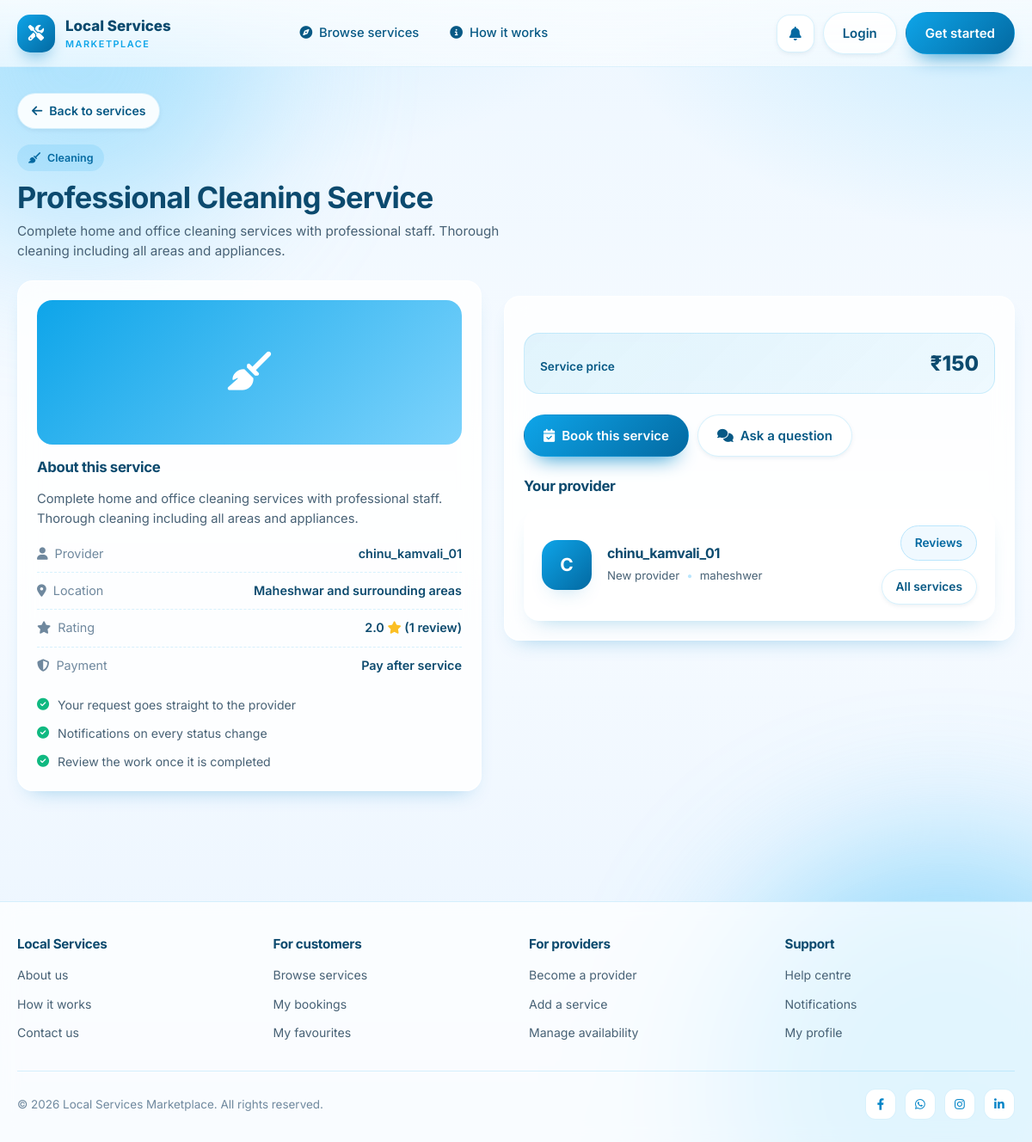
The app's page /services/1/ with its own data.
### services/models.py (models this page shows, shortened)
class Service(models.Model):
    name = models.CharField(max_length=200)
    description = models.TextField()
    price = models.DecimalField(max_digits=10, decimal_places=2)
    category = models.ForeignKey(Category, on_delete=models.CASCADE)
    provider = models.ForeignKey(User, on_delete=models.CASCADE)
    image = models.ImageField(upload_to='services/', blank=True, null=True)
    featured = models.BooleanField(default=False)
    available = models.BooleanField(default=True)
    location = models.CharField(max_length=100, blank=True)
    created_at = models.DateTimeField(auto_now_add=True)
    updated_at = models.DateTimeField(auto_now=True)
    @property
    def average_rating(self):
        reviews = self.review_set.all()
        if reviews:
            return sum(review.rating for review in reviews) / len(reviews)
        return 0
    @property
    def review_count(self):
        return self.review_set.count()

class Category(models.Model):
    ICON_FALLBACKS = {
        'plumbing': 'fas fa-wrench',
        'electrical': 'fas fa-bolt',
        'cleaning': 'fas fa-broom',
        'painting': 'fas fa-paint-roller',
        'carpentry': 'fas fa-hammer',
        'gardening': 'fas fa-seedling',
        'beauty': 'fas fa-spa',
        'beauty & wellness': 'fas fa-spa',
        'moving': 'fas fa-truck',
        'appliance repair': 'fas fa-plug',
        'other': 'fas fa-tools',
    }
    name = models.CharField(max_length=100)
    icon = models.CharField(max_length=50, help_text="FontAwesome icon class (e.g., fas fa-wrench)")
    created_at = models.DateTimeField(auto_now_add=True)
    @property
    def icon_class(self):
        if self.icon:
            return self.icon
        return self.ICON_FALLBACKS.get(self.name.strip().lower(), 'fas fa-tools')
    class Meta:
        verbose_name_plural = "Categories"

### reviews/models.py (models this page shows, shortened)
class Review(models.Model):
    user = models.ForeignKey(User, on_delete=models.CASCADE, related_name='reviews')
    service = models.ForeignKey('services.Service', on_delete=models.CASCADE)
    rating = models.IntegerField(choices=[(i, i) for i in range(1, 6)])
    comment = models.TextField()
    created_at = models.DateTimeField(auto_now_add=True)
    class Meta:
        ordering = ['-created_at']
        constraints = [
            models.UniqueConstraint(fields=['user', 'service'], name='unique_review_per_user_service'),
        ]

### accounts/models.py (models this page shows, shortened)
class Profile(models.Model):
    SERVICE_CATEGORIES = [
        ('plumbing', 'Plumbing'),
        ('electrical', 'Electrical'),
        ('cleaning', 'Cleaning'),
        ('painting', 'Painting'),
        ('carpentry', 'Carpentry'),
        ('gardening', 'Gardening'),
        ('beauty', 'Beauty & Wellness'),
        ('other', 'Other'),
    ]
    user = models.OneToOneField(User, on_delete=models.CASCADE)
    avatar = models.ImageField(upload_to='avatars/', blank=True, null=True)
    phone = models.CharField(max_length=15, blank=True)
    bio = models.TextField(blank=True)
    is_provider = models.BooleanField(default=False)
    rating = models.FloatField(default=0.0)
    review_count = models.PositiveIntegerField(default=0)
    location = models.CharField(max_length=100, blank=True)
    service_category = models.CharField(max_length=50, choices=SERVICE_CATEGORIES, blank=True)
    hourly_rate = models.DecimalField(max_digits=8, decimal_places=2, blank=True, null=True)
    service_area = models.CharField(max_length=100, blank=True)
    service_description = models.TextField(blank=True)
    experience = models.CharField(max_length=50, blank=True)

### services/views.py (the view, shortened to what this page needs)
# urls.py: path('<int:pk>/', views.service_detail, name='service_detail'),
def service_detail(request, pk):
    service = get_object_or_404(Service, pk=pk, available=True)
    reviews = service.review_set.all().order_by('-created_at')
    user_can_review = False
    user_has_reviewed = False
    has_completed_booking = False
    return render(request, 'services/service_detail.html', {
        'service': service,
        'reviews': reviews,
        'user_can_review': user_can_review,
        'user_has_reviewed': user_has_reviewed,
        'has_completed_booking': has_completed_booking
    })

### accounts/context_processors.py (called while the page is built)
def notification_context(request):
    if not request.user.is_authenticated:
        return {'unread_notification_count': 0}
    return {'unread_notification_count': request.user.notifications.filter(is_read=False).count()}

### services/templates/services/service_detail.html (shortened to what this page needs)
{% extends 'base.html' %}
{% block content %}
<div class="page">
    <div class="container">
        <a class="back-link" href="{% url 'services:service_list' %}">
            <i class="fas fa-arrow-left" aria-hidden="true"></i> Back to services
        </a>
        <div class="page-head">
            <div>
                <span class="eyebrow"><i class="{{ service.category.icon_class }}" aria-hidden="true"></i> {{ service.category.name }}</span>
                <h1>{{ service.name }}</h1>
                <p class="sub">{{ service.description|truncatechars:180 }}</p>
            </div>
        </div>
        <div class="split">
            <div class="panel">
                {% if service.image %}
                    <img src="{{ service.image.url }}" alt="{{ service.name }}" class="detail-img">
                {% else %}
                    <div class="hero-thumb" aria-hidden="true">
                        <i class="{{ service.category.icon_class }}"></i>
                    </div>
                {% endif %}
                <div class="panel-head mt-sm">
                    <h2>About this service</h2>
                </div>
                <p class="review-body">{{ service.description }}</p>
                <div class="detail-rows">
                    <div class="detail-row">
                        <span class="label"><i class="fas fa-user" aria-hidden="true"></i> Provider</span>
                        <span class="value">{{ service.provider.get_full_name|default:service.provider.username }}</span>
                    </div>
                    <div class="detail-row">
                        <span class="label"><i class="fas fa-location-dot" aria-hidden="true"></i> Location</span>
                        <span class="value">{{ service.location|default:"Flexible" }}</span>
                    </div>
                    <div class="detail-row">
                        <span class="label"><i class="fas fa-star" aria-hidden="true"></i> Rating</span>
                        <span class="value">
                            {% if service.review_count %}
                                {{ service.average_rating|floatformat:1 }} <i class="fas fa-star" aria-hidden="true"></i>
                                ({{ service.review_count }} review{{ service.review_count|pluralize }})
                            {% else %}
                                New listing
                            {% endif %}
                        </span>
                    </div>
                    <div class="detail-row">
                        <span class="label"><i class="fas fa-shield-halved" aria-hidden="true"></i> Payment</span>
                        <span class="value">Pay after service</span>
                    </div>
                </div>
                <ul class="checklist mt-md">
                    <li><i class="fas fa-circle-check" aria-hidden="true"></i> Your request goes straight to the provider</li>
                    <li><i class="fas fa-circle-check" aria-hidden="true"></i> Notifications on every status change</li>
                    <li><i class="fas fa-circle-check" aria-hidden="true"></i> Review the work once it is completed</li>
                </ul>
            </div>
            <div class="panel">
                <div class="price-hero">
                    <span class="label">Service price</span>
                    <span class="amount">&#8377;{{ service.price|floatformat:0 }}</span>
                </div>
                <div class="btn-row mt-md">
                    <a class="btn btn-primary" href="{% url 'bookings:book_service' service.id %}">
                        <i class="fas fa-calendar-check" aria-hidden="true"></i> Book this service
                    </a>
                    <a class="btn btn-ghost" href="{% url 'contact' %}">
                        <i class="fas fa-comments" aria-hidden="true"></i> Ask a question
                    </a>
                </div>
                <div class="panel-head mt-md">
                    <h2>Your provider</h2>
                </div>
                <div class="provider-card">
                    <div class="avatar">
                        {% if service.provider.profile.avatar %}
                            <img src="{{ service.provider.profile.avatar.url }}" alt="{{ service.provider.username }}">
                        {% else %}
                            <span class="avatar-initials" aria-hidden="true">{{ service.provider.get_full_name|default:service.provider.username|slice:":1" }}</span>
                        {% endif %}
                    </div>
                    <div class="provider-info">
                        <h3 class="provider-name">{{ service.provider.get_full_name|default:service.provider.username }}</h3>
                        <div class="provider-rating">
                            {% if service.provider.profile.review_count %}
                                <i class="fas fa-star" aria-hidden="true"></i>
                                <span class="score">{{ service.provider.profile.rating|floatformat:1 }}</span>
                                <span>({{ service.provider.profile.review_count }} review{{ service.provider.profile.review_count|pluralize }})</span>
                            {% else %}
                                <span>New provider</span>
                            {% endif %}
                            {% if service.provider.profile.service_area %}
                                <span class="sep" aria-hidden="true">&bull;</span>
                                <span>{{ service.provider.profile.service_area }}</span>
                            {% endif %}
                        </div>
                    </div>
                    <div class="provider-actions">
                        <a class="btn btn-sm btn-outline" href="{% url 'reviews:provider_reviews' service.provider.id %}">Reviews</a>
                        <a class="btn btn-sm btn-ghost" href="{% url 'services:service_list' %}?provider={{ service.provider.id }}">All services</a>
                    </div>
                </div>
            </div>
        </div>
{% endblock %}

### records on screen
Service: category.name "Cleaning", name "Professional Cleaning Service", description "Complete home and office cleaning services with professional staff. Thorough cleaning including all areas and appliances.", provider.get_full_name "chinu_kamvali_01", location "Maheshwar and surrounding areas", average_rating "2.0", review_count "1", price "150", provider.get_full_name "C", provider.profile.service_area "maheshwer"
